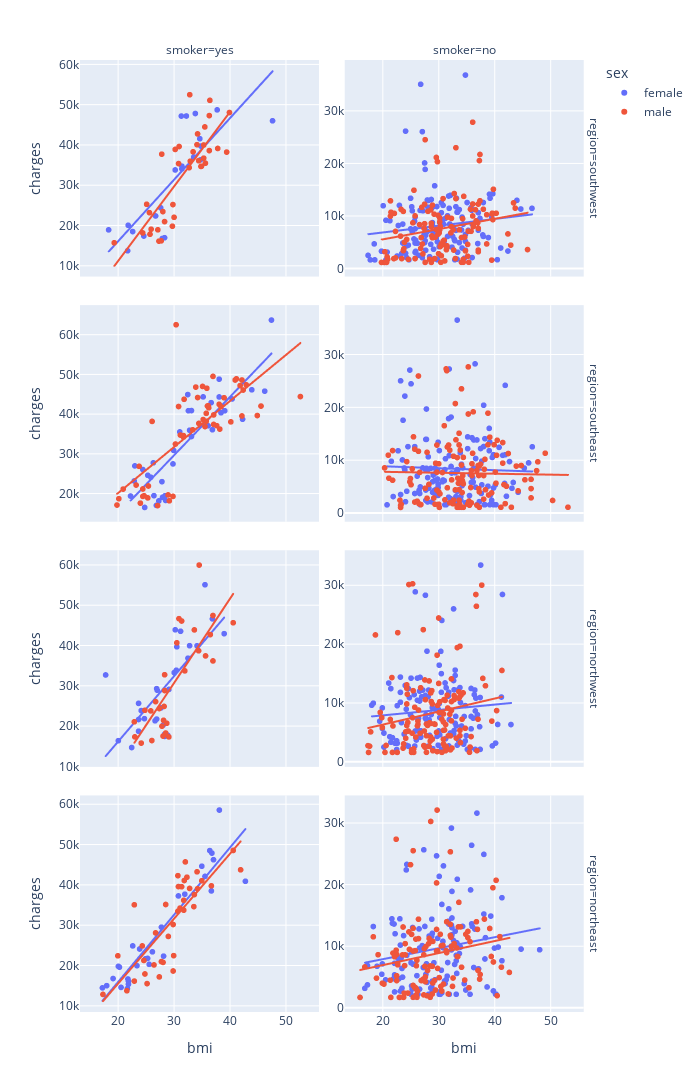

This figure's notebook cell:
### Code cell
# Plotly facet을 활용한 scatterplot을 subplot에 나누어 그리기
fig = px.scatter(
    data_frame=df, x='bmi', y='charges',
    color='sex', facet_row='region', facet_col='smoker',
    width=700, height=1200, trendline='ols', facet_col_spacing=0.05 #facet_col_spacing: 그래프간 간격
).update_yaxes(matches=None, showticklabels=True)
fig.show()

### Figure 1 — Plotly figure (JSON) as saved in the notebook; plotly's stock layout.template omitted (floating-point values rounded to 4 significant figures; data arrays with more than 128 entries replaced by an {"elided": "..."} marker saying what was removed)
{"data": [{"hovertemplate": "sex=female<br>region=southwest<br>smoker=yes<br>bmi=%{x}<br>charges=%{y}<extra></extra>", "legendgroup": "female", "marker": {"color": "#636efa", "symbol": "circle"}, "mode": "markers", "name": "female", "showlegend": true, "type": "scattergl", "x": [27.9, 34.8, 31.3, 28.3, 37.7, 32.2, 31.4, 33.8, 21.7, 22.6, 33.5, 27.6, 47.6, 24.6, 18.3, 31.4, 26.7, 34.6, 21.8, 30.2, 34.7], "xaxis": "x7", "y": [16880.0, 39840.0, 47290.0, 17080.0, 48820.0, 47310.0, 34840.0, 47930.0, 13840.0, 18610.0, 37080.0, 24520.0, 46110.0, 17500.0, 19020.0, 34170.0, 22480.0, 41660.0, 20170.0, 33900.0, 36400.0], "yaxis": "y7"}, {"hovertemplate": "<b>OLS trendline</b><br>charges = 1528.84 * bmi + -14373.8<br>R<sup>2</sup>=0.655115<br><br>sex=female<br>region=southwest<br>smoker=yes<br>bmi=%{x}<br>charges=%{y} <b>(trend)</b><extra></extra>", "legendgroup": "female", "marker": {"color": "#636efa", "symbol": "circle"}, "mode": "lines", "name": "female", "showlegend": false, "type": "scattergl", "x": [18.3, 21.7, 21.8, 22.6, 24.6, 26.7, 27.6, 27.9, 28.3, 30.2, 31.3, 31.4, 31.4, 32.2, 33.5, 33.8, 34.6, 34.7, 34.8, 37.7, 47.6], "xaxis": "x7", "y": [13600.0, 18800.0, 18950.0, 20180.0, 23240.0, 26450.0, 27820.0, 28280.0, 28890.0, 31800.0, 33480.0, 33630.0, 33630.0, 34850.0, 36840.0, 37300.0, 38520.0, 38680.0, 38830.0, 43260.0, 58400.0], "yaxis": "y7"}, {"hovertemplate": "sex=female<br>region=southwest<br>smoker=no<br>bmi=%{x}<br>charges=%{y}<extra></extra>", "legendgroup": "female", "marker": {"color": "#636efa", "symbol": "circle"}, "mode": "markers", "name": "female", "showlegend": false, "type": "scattergl", "x": {"elided": "141 float values"}, "xaxis": "x8", "y": {"elided": "141 float values"}, "yaxis": "y8"}, {"hovertemplate": "<b>OLS trendline</b><br>charges = 128.725 * bmi + 4365.85<br>R<sup>2</sup>=0.016567<br><br>sex=female<br>region=southwest<br>smoker=no<br>bmi=%{x}<br>charges=%{y} <b>(trend)</b><extra></extra>", "legendgroup": "female", "marker": {"color": "#636efa", "symbol": "circle"}, "mode": "lines", "name": "female", "showlegend": false, "type": "scattergl", "x": {"elided": "141 float values"}, "xaxis": "x8", "y": {"elided": "141 float values"}, "yaxis": "y8"}, {"hovertemplate": "sex=female<br>region=southeast<br>smoker=yes<br>bmi=%{x}<br>charges=%{y}<extra></extra>", "legendgroup": "female", "marker": {"color": "#636efa", "symbol": "circle"}, "mode": "markers", "name": "female", "showlegend": false, "type": "scattergl", "x": [26.29, 22.88, 24.75, 29.92, 27.94, 36.85, 36.08, 22.22, 26.84, 28.38, 38.06, 47.41, 46.2, 36.63, 33.11, 25.3, 22.99, 43.89, 38.06, 39.05, 38.39, 26.4, 27.83, 42.24, 32.78, 29.81, 32.45, 33.11, 31.02, 35.2, 25.85, 32.56, 28.49, 27.28, 24.42, 40.37], "xaxis": "x5", "y": [27810.0, 23240.0, 16580.0, 30940.0, 19110.0, 36150.0, 37130.0, 19440.0, 17090.0, 19520.0, 48890.0, 63770.0, 45860.0, 42970.0, 34440.0, 24670.0, 27040.0, 46200.0, 44400.0, 40930.0, 40420.0, 19540.0, 23070.0, 38790.0, 36020.0, 27530.0, 45010.0, 40970.0, 35600.0, 44420.0, 24180.0, 40940.0, 18330.0, 18220.0, 26130.0, 43900.0], "yaxis": "y5"}, {"hovertemplate": "<b>OLS trendline</b><br>charges = 1471.81 * bmi + -14433.1<br>R<sup>2</sup>=0.755607<br><br>sex=female<br>region=southeast<br>smoker=yes<br>bmi=%{x}<br>charges=%{y} <b>(trend)</b><extra></extra>", "legendgroup": "female", "marker": {"color": "#636efa", "symbol": "circle"}, "mode": "lines", "name": "female", "showlegend": false, "type": "scattergl", "x": [22.22, 22.88, 22.99, 24.42, 24.75, 25.3, 25.85, 26.29, 26.4, 26.84, 27.28, 27.83, 27.94, 28.38, 28.49, 29.81, 29.92, 31.02, 32.45, 32.56, 32.78, 33.11, 33.11, 35.2, 36.08, 36.63, 36.85, 38.06, 38.06, 38.39, 39.05, 40.37, 42.24, 43.89, 46.2, 47.41], "xaxis": "x5", "y": [18270.0, 19240.0, 19400.0, 21510.0, 21990.0, 22800.0, 23610.0, 24260.0, 24420.0, 25070.0, 25720.0, 26530.0, 26690.0, 27340.0, 27500.0, 29440.0, 29600.0, 31220.0, 33330.0, 33490.0, 33810.0, 34300.0, 34300.0, 37370.0, 38670.0, 39480.0, 39800.0, 41580.0, 41580.0, 42070.0, 43040.0, 44980.0, 47740.0, 50160.0, 53560.0, 55350.0], "yaxis": "y5"}, {"hovertemplate": "sex=female<br>region=southeast<br>smoker=no<br>bmi=%{x}<br>charges=%{y}<extra></extra>", "legendgroup": "female", "marker": {"color": "#636efa", "symbol": "circle"}, "mode": "markers", "name": "female", "showlegend": false, "type": "scattergl", "x": {"elided": "139 float values"}, "xaxis": "x6", "y": {"elided": "139 float values"}, "yaxis": "y6"}, {"hovertemplate": "<b>OLS trendline</b><br>charges = -37.0158 * bmi + 9653.58<br>R<sup>2</sup>=0.001174<br><br>sex=female<br>region=southeast<br>smoker=no<br>bmi=%{x}<br>charges=%{y} <b>(trend)</b><extra></extra>", "legendgroup": "female", "marker": {"color": "#636efa", "symbol": "circle"}, "mode": "lines", "name": "female", "showlegend": false, "type": "scattergl", "x": {"elided": "139 float values"}, "xaxis": "x6", "y": {"elided": "139 float values"}, "yaxis": "y6"}, {"hovertemplate": "sex=female<br>region=northwest<br>smoker=yes<br>bmi=%{x}<br>charges=%{y}<extra></extra>", "legendgroup": "female", "marker": {"color": "#636efa", "symbol": "circle"}, "mode": "markers", "name": "female", "showlegend": false, "type": "scattergl", "x": [22.42, 31.16, 17.77, 26.6, 28.31, 26.98, 34.1, 30.21, 28.31, 23.66, 38.95, 32.77, 28.88, 35.53, 26.89, 26.89, 20.05, 23.66, 30.5, 28.02, 24.7, 30.4, 36.86, 32.49, 24.13, 30.02, 27.64, 23.66, 29.07], "xaxis": "x3", "y": [14710.0, 43580.0, 32730.0, 21350.0, 18030.0, 28950.0, 39980.0, 43940.0, 17470.0, 25680.0, 42980.0, 40000.0, 17750.0, 55140.0, 29330.0, 21770.0, 16420.0, 21680.0, 39730.0, 20230.0, 21880.0, 33910.0, 46660.0, 36900.0, 23890.0, 33310.0, 24540.0, 18770.0, 29140.0], "yaxis": "y3"}, {"hovertemplate": "<b>OLS trendline</b><br>charges = 1624.03 * bmi + -16284.2<br>R<sup>2</sup>=0.524359<br><br>sex=female<br>region=northwest<br>smoker=yes<br>bmi=%{x}<br>charges=%{y} <b>(trend)</b><extra></extra>", "legendgroup": "female", "marker": {"color": "#636efa", "symbol": "circle"}, "mode": "lines", "name": "female", "showlegend": false, "type": "scattergl", "x": [17.77, 20.05, 22.42, 23.66, 23.66, 23.66, 24.13, 24.7, 26.6, 26.89, 26.89, 26.98, 27.64, 28.02, 28.31, 28.31, 28.88, 29.07, 30.02, 30.21, 30.4, 30.5, 31.16, 32.49, 32.77, 34.1, 35.53, 36.86, 38.95], "xaxis": "x3", "y": [12570.0, 16270.0, 20130.0, 22130.0, 22130.0, 22130.0, 22900.0, 23830.0, 26920.0, 27380.0, 27380.0, 27530.0, 28610.0, 29230.0, 29690.0, 29690.0, 30620.0, 30930.0, 32470.0, 32780.0, 33090.0, 33240.0, 34320.0, 36480.0, 36940.0, 39100.0, 41420.0, 43580.0, 46970.0], "yaxis": "y3"}, {"hovertemplate": "sex=female<br>region=northwest<br>smoker=no<br>bmi=%{x}<br>charges=%{y}<extra></extra>", "legendgroup": "female", "marker": {"color": "#636efa", "symbol": "circle"}, "mode": "markers", "name": "female", "showlegend": false, "type": "scattergl", "x": {"elided": "135 float values"}, "xaxis": "x4", "y": {"elided": "135 float values"}, "yaxis": "y4"}, {"hovertemplate": "<b>OLS trendline</b><br>charges = 91.7843 * bmi + 6080.4<br>R<sup>2</sup>=0.007214<br><br>sex=female<br>region=northwest<br>smoker=no<br>bmi=%{x}<br>charges=%{y} <b>(trend)</b><extra></extra>", "legendgroup": "female", "marker": {"color": "#636efa", "symbol": "circle"}, "mode": "lines", "name": "female", "showlegend": false, "type": "scattergl", "x": {"elided": "135 float values"}, "xaxis": "x4", "y": {"elided": "135 float values"}, "yaxis": "y4"}, {"hovertemplate": "sex=female<br>region=northeast<br>smoker=yes<br>bmi=%{x}<br>charges=%{y}<extra></extra>", "legendgroup": "female", "marker": {"color": "#636efa", "symbol": "circle"}, "mode": "markers", "name": "female", "showlegend": false, "type": "scattergl", "x": [31.92, 23.37, 36.67, 27.74, 28.12, 36.77, 22.61, 36.38, 24.89, 17.95, 20.23, 17.2, 38.09, 21.85, 21.75, 26.12, 30.78, 35.53, 23.84, 37.05, 20.05, 20.52, 34.96, 19.09, 42.75, 25.27, 25.55, 21.66, 21.85], "xaxis": "x", "y": [37700.0, 19960.0, 38510.0, 29520.0, 22330.0, 47900.0, 24870.0, 48520.0, 21660.0, 15010.0, 19590.0, 14460.0, 58570.0, 15360.0, 16660.0, 23400.0, 37270.0, 42110.0, 24110.0, 46260.0, 19800.0, 14570.0, 44640.0, 16780.0, 40900.0, 21770.0, 20300.0, 14280.0, 16120.0], "yaxis": "y"}, {"hovertemplate": "<b>OLS trendline</b><br>charges = 1667.74 * bmi + -17433.4<br>R<sup>2</sup>=0.862256<br><br>sex=female<br>region=northeast<br>smoker=yes<br>bmi=%{x}<br>charges=%{y} <b>(trend)</b><extra></extra>", "legendgroup": "female", "marker": {"color": "#636efa", "symbol": "circle"}, "mode": "lines", "name": "female", "showlegend": false, "type": "scattergl", "x": [17.2, 17.95, 19.09, 20.05, 20.23, 20.52, 21.66, 21.75, 21.85, 21.85, 22.61, 23.37, 23.84, 24.89, 25.27, 25.55, 26.12, 27.74, 28.12, 30.78, 31.92, 34.96, 35.53, 36.38, 36.67, 36.77, 37.05, 38.09, 42.75], "xaxis": "x", "y": [11240.0, 12510.0, 14410.0, 16000.0, 16310.0, 16790.0, 18690.0, 18850.0, 19010.0, 19010.0, 20270.0, 21540.0, 22330.0, 24080.0, 24710.0, 25190.0, 26140.0, 28830.0, 29460.0, 33900.0, 35800.0, 40870.0, 41820.0, 43250.0, 43720.0, 43880.0, 44360.0, 46100.0, 53860.0], "yaxis": "y"}, {"hovertemplate": "sex=female<br>region=northeast<br>smoker=no<br>bmi=%{x}<br>charges=%{y}<extra></extra>", "legendgroup": "female", "marker": {"color": "#636efa", "symbol": "circle"}, "mode": "markers", "name": "female", "showlegend": false, "type": "scattergl", "x": {"elided": "132 float values"}, "xaxis": "x2", "y": {"elided": "132 float values"}, "yaxis": "y2"}, {"hovertemplate": "<b>OLS trendline</b><br>charges = 178.437 * bmi + 4327.02<br>R<sup>2</sup>=0.029535<br><br>sex=female<br>region=northeast<br>smoker=no<br>bmi=%{x}<br>charges=%{y} <b>(trend)</b><extra></extra>", "legendgroup": "female", "marker": {"color": "#636efa", "symbol": "circle"}, "mode": "lines", "name": "female", "showlegend": false, "type": "scattergl", "x": {"elided": "132 float values"}, "xaxis": "x2", "y": {"elided": "132 float values"}, "yaxis": "y2"}, {"hovertemplate": "sex=male<br>region=southwest<br>smoker=yes<br>bmi=%{x}<br>charges=%{y}<extra></extra>", "legendgroup": "male", "marker": {"color": "#EF553B", "symbol": "circle"}, "mode": "markers", "name": "male", "showlegend": true, "type": "scattergl", "x": [35.3, 36.3, 35.6, 36.4, 39.9, 28, 19.3, 34.8, 34.2, 27.7, 30.8, 32.9, 30, 25.1, 25.7, 34.4, 28.3, 37.8, 25.6, 34.1, 35.3, 35.5, 27.1, 24.4, 29.7, 30.2, 25.9, 32.7, 30.9, 29.8, 32.8, 33.4, 27.3, 36.3, 39.4, 34.9, 27.8], "xaxis": "x7", "y": [36840.0, 38711, 35590.0, 51190.0, 48170.0, 23570.0, 15820.0, 34780.0, 42860.0, 16300.0, 35490.0, 36090.0, 22140.0, 25380.0, 17940.0, 36200.0, 21080.0, 39240.0, 23310.0, 40180.0, 40100.0, 44590.0, 19040.0, 18260.0, 19930.0, 39000.0, 19200.0, 34470.0, 39730.0, 25310.0, 52590.0, 38420.0, 16230.0, 47400.0, 38340.0, 34830.0, 37830.0], "yaxis": "y7"}, {"hovertemplate": "<b>OLS trendline</b><br>charges = 1850.91 * bmi + -25709.9<br>R<sup>2</sup>=0.652053<br><br>sex=male<br>region=southwest<br>smoker=yes<br>bmi=%{x}<br>charges=%{y} <b>(trend)</b><extra></extra>", "legendgroup": "male", "marker": {"color": "#EF553B", "symbol": "circle"}, "mode": "lines", "name": "male", "showlegend": false, "type": "scattergl", "x": [19.3, 24.4, 25.1, 25.6, 25.7, 25.9, 27.1, 27.3, 27.7, 27.8, 28, 28.3, 29.7, 29.8, 30, 30.2, 30.8, 30.9, 32.7, 32.8, 32.9, 33.4, 34.1, 34.2, 34.4, 34.8, 34.9, 35.3, 35.3, 35.5, 35.6, 36.3, 36.3, 36.4, 37.8, 39.4, 39.9], "xaxis": "x7", "y": [10010.0, 19450.0, 20750.0, 21670.0, 21860.0, 22230.0, 24450.0, 24820.0, 25560.0, 25750.0, 26120.0, 26670.0, 29260.0, 29450.0, 29820.0, 30190.0, 31300.0, 31480.0, 34810.0, 35000.0, 35190.0, 36110.0, 37410.0, 37590.0, 37960.0, 38700.0, 38890.0, 39630.0, 39630.0, 40000.0, 40180.0, 41480.0, 41480.0, 41660.0, 44250.0, 47220.0, 48140.0], "yaxis": "y7"}, {"hovertemplate": "sex=male<br>region=southwest<br>smoker=no<br>bmi=%{x}<br>charges=%{y}<extra></extra>", "legendgroup": "male", "marker": {"color": "#EF553B", "symbol": "circle"}, "mode": "markers", "name": "male", "showlegend": false, "type": "scattergl", "x": [34.4, 24.6, 40.3, 20.8, 37.3, 27.4, 30.8, 37.1, 34.7, 34.1, 28.4, 39.6, 30.3, 29.2, 22.3, 33, 30.8, 27.5, 35.3, 20.9, 30.3, 30.2, 26.8, 26.6, 27.2, 36.7, 34.5, 27.6, 30.5, 34.4, 25.6, 20.4, 23.9, 30.2, 33.1, 26.9, 28.9, 38.6, 29.6, 23.4, 37.4, 39.6, 34.3, 28.7, 43.4, 28.7, 30.4, 35.7, 30.8, 21.4, 23.8, 30.5, 30.2, 20.7, 32.6, 31.4, 38, 36.1, 29.3, 39.7, 42.4, 28.7, 36.1, 20.3, 36.2, 28.9, 36.6, 37.4, 35.4, 21.4, 23.7, 27, 35.2, 32.3, 36.1, 27.6, 22.3, 37.1, 33.7, 33.1, 31.5, 31.1, 28.1, 25.4, 29.9, 43.7, 36.2, 30.1, 28.8, 34.8, 39.5, 39.8, 31, 23.2, 25.8, 35.8, 27.1, 25.8, 29.6, 37, 31.6, 31.5, 22.1, 32.7, 28.6, 29.8, 30, 29.9, 32.8, 45.9, 32.3, 21.5, 34.1, 35.2, 37.1, 23.3, 24.3, 29.4, 19.8, 37.1, 27.5, 23.7, 22, 32.2, 42.9, 38.6], "xaxis": "x8", "y": [1827.0, 1837.0, 10600.0, 2302.0, 20630.0, 7727.0, 4647.0, 7740.0, 6082.0, 1261.0, 1843.0, 10450.0, 8117.0, 10440.0, 7147.0, 1980.0, 5254.0, 12330.0, 7197.0, 1832.0, 4261.0, 7441.0, 3906.0, 8444.0, 2866.0, 9145.0, 13820.0, 24600.0, 4751.0, 1262.0, 14990.0, 3260.0, 5080.0, 8968.0, 23080.0, 5970.0, 5927.0, 4762.0, 7512.0, 1970.0, 21800.0, 10600.0, 9563.0, 1254.0, 12570.0, 8028.0, 1256.0, 11360.0, 13390.0, 12960.0, 3848.0, 2494.0, 9725.0, 1243.0, 7442.0, 3659.0, 11370.0, 10090.0, 1978.0, 9391.0, 6666.0, 8703.0, 12360.0, 1242.0, 8068.0, 12150.0, 11260.0, 12980.0, 1263.0, 10070.0, 3484.0, 11740.0, 2417.0, 8063.0, 27940.0, 1252.0, 2103.0, 3598.0, 7446.0, 13390.0, 4402.0, 1526.0, 10970.0, 8782.0, 6600.0, 11580.0, 8458.0, 6849.0, 6282.0, 3443.0, 1683.0, 15170.0, 5488.0, 6250.0, 10100.0, 7160.0, 4746.0, 1973.0, 21230.0, 8799.0, 9850.0, 4076.0, 10580.0, 3591.0, 11250.0, 20420.0, 2904.0, 10210.0, 14360.0, 3693.0, 9630.0, 10790.0, 5980.0, 4671.0, 12350.0, 11350.0, 5615.0, 6059.0, 1242.0, 3277.0, 8615.0, 10960.0, 1965.0, 6876.0, 4536.0, 10330.0], "yaxis": "y8"}, {"hovertemplate": "<b>OLS trendline</b><br>charges = 195.661 * bmi + 1709.54<br>R<sup>2</sup>=0.046430<br><br>sex=male<br>region=southwest<br>smoker=no<br>bmi=%{x}<br>charges=%{y} <b>(trend)</b><extra></extra>", "legendgroup": "male", "marker": {"color": "#EF553B", "symbol": "circle"}, "mode": "lines", "name": "male", "showlegend": false, "type": "scattergl", "x": [19.8, 20.3, 20.4, 20.7, 20.8, 20.9, 21.4, 21.4, 21.5, 22, 22.1, 22.3, 22.3, 23.2, 23.3, 23.4, 23.7, 23.7, 23.8, 23.9, 24.3, 24.6, 25.4, 25.6, 25.8, 25.8, 26.6, 26.8, 26.9, 27, 27.1, 27.2, 27.4, 27.5, 27.5, 27.6, 27.6, 28.1, 28.4, 28.6, 28.7, 28.7, 28.7, 28.8, 28.9, 28.9, 29.2, 29.3, 29.4, 29.6, 29.6, 29.8, 29.9, 29.9, 30, 30.1, 30.2, 30.2, 30.2, 30.3, 30.3, 30.4, 30.5, 30.5, 30.8, 30.8, 30.8, 31, 31.1, 31.4, 31.5, 31.5, 31.6, 32.2, 32.3, 32.3, 32.6, 32.7, 32.8, 33, 33.1, 33.1, 33.7, 34.1, 34.1, 34.3, 34.4, 34.4, 34.5, 34.7, 34.8, 35.2, 35.2, 35.3, 35.4, 35.7, 35.8, 36.1, 36.1, 36.1, 36.2, 36.2, 36.6, 36.7, 37, 37.1, 37.1, 37.1, 37.1, 37.3, 37.4, 37.4, 38, 38.6, 38.6, 39.5, 39.6, 39.6, 39.7, 39.8, 40.3, 42.4, 42.9, 43.4, 43.7, 45.9], "xaxis": "x8", "y": [5584.0, 5681.0, 5701.0, 5760.0, 5779.0, 5799.0, 5897.0, 5897.0, 5916.0, 6014.0, 6034.0, 6073.0, 6073.0, 6249.0, 6268.0, 6288.0, 6347.0, 6347.0, 6366.0, 6386.0, 6464.0, 6523.0, 6679.0, 6718.0, 6758.0, 6758.0, 6914.0, 6953.0, 6973.0, 6992.0, 7012.0, 7032.0, 7071.0, 7090.0, 7090.0, 7110.0, 7110.0, 7208.0, 7266.0, 7305.0, 7325.0, 7325.0, 7325.0, 7345.0, 7364.0, 7364.0, 7423.0, 7442.0, 7462.0, 7501.0, 7501.0, 7540.0, 7560.0, 7560.0, 7579.0, 7599.0, 7618.0, 7618.0, 7618.0, 7638.0, 7638.0, 7658.0, 7677.0, 7677.0, 7736.0, 7736.0, 7736.0, 7775.0, 7795.0, 7853.0, 7873.0, 7873.0, 7892.0, 8010.0, 8029.0, 8029.0, 8088.0, 8108.0, 8127.0, 8166.0, 8186.0, 8186.0, 8303.0, 8382.0, 8382.0, 8421.0, 8440.0, 8440.0, 8460.0, 8499.0, 8519.0, 8597.0, 8597.0, 8616.0, 8636.0, 8695.0, 8714.0, 8773.0, 8773.0, 8773.0, 8792.0, 8792.0, 8871.0, 8890.0, 8949.0, 8969.0, 8969.0, 8969.0, 8969.0, 9008.0, 9027.0, 9027.0, 9145.0, 9262.0, 9262.0, 9438.0, 9458.0, 9458.0, 9477.0, 9497.0, 9595.0, 10010.0, 10100.0, 10200.0, 10260.0, 10690.0], "yaxis": "y8"}, {"hovertemplate": "sex=male<br>region=southeast<br>smoker=yes<br>bmi=%{x}<br>charges=%{y}<extra></extra>", "legendgroup": "male", "marker": {"color": "#EF553B", "symbol": "circle"}, "mode": "markers", "name": "male", "showlegend": false, "type": "scattergl", "x": [42.13, 35.2, 34.43, 31.68, 23.98, 37.62, 35.09, 25.3, 24.42, 35.53, 24.64, 34.21, 42.35, 19.8, 45.54, 25.41, 35.97, 40.15, 33.88, 35.86, 23.21, 30.25, 26.07, 42.13, 38.06, 31.13, 35.75, 24.42, 29.15, 38.17, 20.9, 31.79, 28.93, 38.94, 40.92, 42.9, 30.8, 20.13, 36.08, 37.07, 52.58, 41.14, 37.07, 31.68, 36.19, 38.39, 33.33, 35.75, 44.88, 29.81, 41.8, 36.96, 23.76, 27.06, 30.36], "xaxis": "x5", "y": [39610.0, 38710.0, 37740.0, 34300.0, 17660.0, 37170.0, 47060.0, 18970.0, 21220.0, 36950.0, 19520.0, 44260.0, 46150.0, 17180.0, 42110.0, 21980.0, 42120.0, 38130.0, 46890.0, 46600.0, 22220.0, 32550.0, 38250.0, 48680.0, 42560.0, 34810.0, 40270.0, 19360.0, 18250.0, 36310.0, 21200.0, 43810.0, 19720.0, 44200.0, 48670.0, 47460.0, 42000.0, 18770.0, 42210.0, 37480.0, 44500.0, 48970.0, 39870.0, 34670.0, 41680.0, 41950.0, 36120.0, 38280.0, 39720.0, 19350.0, 47270.0, 49580.0, 26930.0, 17040.0, 62590.0], "yaxis": "y5"}, {"hovertemplate": "<b>OLS trendline</b><br>charges = 1159.7 * bmi + -2994.13<br>R<sup>2</sup>=0.556044<br><br>sex=male<br>region=southeast<br>smoker=yes<br>bmi=%{x}<br>charges=%{y} <b>(trend)</b><extra></extra>", "legendgroup": "male", "marker": {"color": "#EF553B", "symbol": "circle"}, "mode": "lines", "name": "male", "showlegend": false, "type": "scattergl", "x": [19.8, 20.13, 20.9, 23.21, 23.76, 23.98, 24.42, 24.42, 24.64, 25.3, 25.41, 26.07, 27.06, 28.93, 29.15, 29.81, 30.25, 30.36, 30.8, 31.13, 31.68, 31.68, 31.79, 33.33, 33.88, 34.21, 34.43, 35.09, 35.2, 35.53, 35.75, 35.75, 35.86, 35.97, 36.08, 36.19, 36.96, 37.07, 37.07, 37.62, 38.06, 38.17, 38.39, 38.94, 40.15, 40.92, 41.14, 41.8, 42.13, 42.13, 42.35, 42.9, 44.88, 45.54, 52.58], "xaxis": "x5", "y": [19970.0, 20350.0, 21240.0, 23920.0, 24560.0, 24820.0, 25330.0, 25330.0, 25580.0, 26350.0, 26470.0, 27240.0, 28390.0, 30560.0, 30810.0, 31580.0, 32090.0, 32210.0, 32720.0, 33110.0, 33750.0, 33750.0, 33870.0, 35660.0, 36300.0, 36680.0, 36930.0, 37700.0, 37830.0, 38210.0, 38470.0, 38470.0, 38590.0, 38720.0, 38850.0, 38980.0, 39870.0, 40000.0, 40000.0, 40630.0, 41140.0, 41270.0, 41530.0, 42160.0, 43570.0, 44460.0, 44720.0, 45480.0, 45860.0, 45860.0, 46120.0, 46760.0, 49050.0, 49820.0, 57980.0], "yaxis": "y5"}, {"hovertemplate": "sex=male<br>region=southeast<br>smoker=no<br>bmi=%{x}<br>charges=%{y}<extra></extra>", "legendgroup": "male", "marker": {"color": "#EF553B", "symbol": "circle"}, "mode": "markers", "name": "male", "showlegend": false, "type": "scattergl", "x": {"elided": "134 float values"}, "xaxis": "x6", "y": {"elided": "134 float values"}, "yaxis": "y6"}, {"hovertemplate": "<b>OLS trendline</b><br>charges = -18.0008 * bmi + 8223.36<br>R<sup>2</sup>=0.000414<br><br>sex=male<br>region=southeast<br>smoker=no<br>bmi=%{x}<br>charges=%{y} <b>(trend)</b><extra></extra>", "legendgroup": "male", "marker": {"color": "#EF553B", "symbol": "circle"}, "mode": "lines", "name": "male", "showlegend": false, "type": "scattergl", "x": {"elided": "134 float values"}, "xaxis": "x6", "y": {"elided": "134 float values"}, "yaxis": "y6"}, {"hovertemplate": "sex=male<br>region=northwest<br>smoker=yes<br>bmi=%{x}<br>charges=%{y}<extra></extra>", "legendgroup": "male", "marker": {"color": "#EF553B", "symbol": "circle"}, "mode": "markers", "name": "male", "showlegend": false, "type": "scattergl", "x": [36.95, 22.89, 28.02, 28.69, 30.5, 29.07, 33.63, 31.92, 36.95, 34.39, 36.48, 27.36, 26.7, 28.31, 25.84, 40.56, 28.31, 31.35, 28.5, 24.13, 27.84, 24.8, 22.99, 28.21, 26.03, 35.62, 34.48, 30.88, 28.12], "xaxis": "x3", "y": [47500.0, 21100.0, 17560.0, 20750.0, 40720.0, 17350.0, 43920.0, 33750.0, 36220.0, 38750.0, 42760.0, 24390.0, 26110.0, 28870.0, 23810.0, 45700.0, 32790.0, 46130.0, 18310.0, 15820.0, 20010.0, 23970.0, 17360.0, 24920.0, 16450.0, 37470.0, 60020.0, 46720.0, 21470.0], "yaxis": "y3"}, {"hovertemplate": "<b>OLS trendline</b><br>charges = 2093.01 * bmi + -32043.5<br>R<sup>2</sup>=0.614970<br><br>sex=male<br>region=northwest<br>smoker=yes<br>bmi=%{x}<br>charges=%{y} <b>(trend)</b><extra></extra>", "legendgroup": "male", "marker": {"color": "#EF553B", "symbol": "circle"}, "mode": "lines", "name": "male", "showlegend": false, "type": "scattergl", "x": [22.89, 22.99, 24.13, 24.8, 25.84, 26.03, 26.7, 27.36, 27.84, 28.02, 28.12, 28.21, 28.31, 28.31, 28.5, 28.69, 29.07, 30.5, 30.88, 31.35, 31.92, 33.63, 34.39, 34.48, 35.62, 36.48, 36.95, 36.95, 40.56], "xaxis": "x3", "y": [15880.0, 16070.0, 18460.0, 19850.0, 22040.0, 22440.0, 23830.0, 25220.0, 26220.0, 26610.0, 26810.0, 27010.0, 27210.0, 27210.0, 27610.0, 28000.0, 28800.0, 31780.0, 32580.0, 33570.0, 34770.0, 38340.0, 39940.0, 40130.0, 42520.0, 44310.0, 45300.0, 45300.0, 52860.0], "yaxis": "y3"}, {"hovertemplate": "sex=male<br>region=northwest<br>smoker=no<br>bmi=%{x}<br>charges=%{y}<extra></extra>", "legendgroup": "male", "marker": {"color": "#EF553B", "symbol": "circle"}, "mode": "markers", "name": "male", "showlegend": false, "type": "scattergl", "x": {"elided": "132 float values"}, "xaxis": "x4", "y": {"elided": "132 float values"}, "yaxis": "y4"}, {"hovertemplate": "<b>OLS trendline</b><br>charges = 221.646 * bmi + 1908.39<br>R<sup>2</sup>=0.030283<br><br>sex=male<br>region=northwest<br>smoker=no<br>bmi=%{x}<br>charges=%{y} <b>(trend)</b><extra></extra>", "legendgroup": "male", "marker": {"color": "#EF553B", "symbol": "circle"}, "mode": "lines", "name": "male", "showlegend": false, "type": "scattergl", "x": {"elided": "132 float values"}, "xaxis": "x4", "y": {"elided": "132 float values"}, "yaxis": "y4"}, {"hovertemplate": "sex=male<br>region=northeast<br>smoker=yes<br>bmi=%{x}<br>charges=%{y}<extra></extra>", "legendgroup": "male", "marker": {"color": "#EF553B", "symbol": "circle"}, "mode": "markers", "name": "male", "showlegend": false, "type": "scattergl", "x": [36.67, 29.83, 19.95, 31.35, 25.18, 41.9, 27.74, 17.29, 31.82, 24.32, 40.56, 32.3, 30.68, 32.77, 28.5, 33.53, 26.41, 32.02, 31.73, 34.1, 24.8, 28.02, 30.78, 28.98, 31.73, 22.89, 34.2, 34.96, 22.89, 21.57, 30.68, 27.36, 33.63, 29.83, 31.07, 29.93, 24.61, 26.7], "xaxis": "x", "y": [39770.0, 30180.0, 22410.0, 39560.0, 15520.0, 43750.0, 20980.0, 12830.0, 41100.0, 24870.0, 48550.0, 41920.0, 42300.0, 39130.0, 35150.0, 34620.0, 20150.0, 45710.0, 36190.0, 43250.0, 17900.0, 20770.0, 39600.0, 27220.0, 33730.0, 35070.0, 39050.0, 41030.0, 16140.0, 13750.0, 33480.0, 17180.0, 37610.0, 18650.0, 34250.0, 22460.0, 21260.0, 28100.0], "yaxis": "y"}, {"hovertemplate": "<b>OLS trendline</b><br>charges = 1611.07 * bmi + -16697.1<br>R<sup>2</sup>=0.644047<br><br>sex=male<br>region=northeast<br>smoker=yes<br>bmi=%{x}<br>charges=%{y} <b>(trend)</b><extra></extra>", "legendgroup": "male", "marker": {"color": "#EF553B", "symbol": "circle"}, "mode": "lines", "name": "male", "showlegend": false, "type": "scattergl", "x": [17.29, 19.95, 21.57, 22.89, 22.89, 24.32, 24.61, 24.8, 25.18, 26.41, 26.7, 27.36, 27.74, 28.02, 28.5, 28.98, 29.83, 29.83, 29.93, 30.68, 30.68, 30.78, 31.07, 31.35, 31.73, 31.73, 31.82, 32.02, 32.3, 32.77, 33.53, 33.63, 34.1, 34.2, 34.96, 36.67, 40.56, 41.9], "xaxis": "x", "y": [11160.0, 15440.0, 18050.0, 20190.0, 20190.0, 22480.0, 22940.0, 23250.0, 23860.0, 25850.0, 26310.0, 27380.0, 27990.0, 28450.0, 29220.0, 29980.0, 31360.0, 31360.0, 31510.0, 32740.0, 32740.0, 32890.0, 33350.0, 33810.0, 34420.0, 34420.0, 34580.0, 34880.0, 35340.0, 36110.0, 37330.0, 37480.0, 38250.0, 38400.0, 39630.0, 42380.0, 48660.0, 50800.0], "yaxis": "y"}, {"hovertemplate": "sex=male<br>region=northeast<br>smoker=no<br>bmi=%{x}<br>charges=%{y}<extra></extra>", "legendgroup": "male", "marker": {"color": "#EF553B", "symbol": "circle"}, "mode": "markers", "name": "male", "showlegend": false, "type": "scattergl", "x": [29.83, 26.22, 23.84, 37.05, 27.36, 28.5, 26.89, 25.46, 32.2, 28.59, 23.75, 22.42, 32.49, 28.21, 18.91, 15.96, 19.95, 41.23, 25.46, 28.98, 25.84, 27.45, 27.64, 29.64, 22.99, 27.55, 34.87, 33.25, 32.77, 37.34, 40.95, 34.1, 36.77, 33.34, 35.24, 30.4, 22.14, 35.62, 31.45, 31.35, 30.59, 31.73, 29.45, 29.64, 25.93, 27.93, 26.03, 32.11, 22.42, 30.88, 39.42, 25.46, 28.02, 35.44, 33.44, 25.46, 20.23, 26.98, 28.88, 22.7, 38.19, 33.91, 30.78, 28.5, 26.41, 26.12, 27.36, 40.47, 24.04, 33.63, 27.64, 37.43, 26.03, 39.8, 36.95, 22.52, 25.84, 22.52, 24.7, 30.5, 23.66, 21.85, 24.04, 32.11, 22.52, 27.27, 32.59, 32.11, 29.73, 18.34, 24.8, 25.75, 25.46, 21.38, 30.11, 34.67, 19.19, 29.26, 24.98, 27.74, 28.88, 23.09, 35.24, 26.41, 29.83, 42.66, 31.45, 26.03, 28.98, 24.51, 29.64, 40.28, 23.56, 32.3, 21.47, 39.14, 23.94, 16.82, 30.3, 22.7, 25.18, 26.12, 28.31, 39.71, 33.53], "xaxis": "x2", "y": [6406.0, 2721.0, 2395.0, 6080.0, 8606.0, 6799.0, 4441.0, 3645.0, 11490.0, 30260.0, 1706.0, 27380.0, 3491.0, 10410.0, 4828.0, 1695.0, 4005.0, 6610.0, 9225.0, 4041.0, 9282.0, 9618.0, 4237.0, 20280.0, 1705.0, 6747.0, 11940.0, 9723.0, 10440.0, 4668.0, 11570.0, 6600.0, 13980.0, 8334.0, 12400.0, 3482.0, 8303.0, 10740.0, 8964.0, 9290.0, 2727.0, 2255.0, 2897.0, 12730.0, 11170.0, 1967.0, 6837.0, 11760.0, 9361.0, 3858.0, 8343.0, 1708.0, 6067.0, 3269.0, 8335.0, 12910.0, 3861.0, 4435.0, 6749.0, 7173.0, 14410.0, 13140.0, 10140.0, 1712.0, 11240.0, 7730.0, 2104.0, 1984.0, 8604.0, 17130.0, 5031.0, 5429.0, 3071.0, 7448.0, 12740.0, 5210.0, 3310.0, 4429.0, 12320.0, 10070.0, 13130.0, 8891.0, 10420.0, 13560.0, 8689.0, 4661.0, 4847.0, 25330.0, 32110.0, 11530.0, 9501.0, 3280.0, 25520.0, 4500.0, 4915.0, 4519.0, 8628.0, 4438.0, 23240.0, 9958.0, 2251.0, 1705.0, 11390.0, 14390.0, 9288.0, 5757.0, 13970.0, 2102.0, 10800.0, 2396.0, 9222.0, 20710.0, 8604.0, 9964.0, 1702.0, 12890.0, 6858.0, 6641.0, 11940.0, 6986.0, 11930.0, 1709.0, 11270.0, 19500.0, 13140.0], "yaxis": "y2"}, {"hovertemplate": "<b>OLS trendline</b><br>charges = 195.285 * bmi + 3027.78<br>R<sup>2</sup>=0.033764<br><br>sex=male<br>region=northeast<br>smoker=no<br>bmi=%{x}<br>charges=%{y} <b>(trend)</b><extra></extra>", "legendgroup": "male", "marker": {"color": "#EF553B", "symbol": "circle"}, "mode": "lines", "name": "male", "showlegend": false, "type": "scattergl", "x": [15.96, 16.82, 18.34, 18.91, 19.19, 19.95, 20.23, 21.38, 21.47, 21.85, 22.14, 22.42, 22.42, 22.52, 22.52, 22.52, 22.7, 22.7, 22.99, 23.09, 23.56, 23.66, 23.75, 23.84, 23.94, 24.04, 24.04, 24.51, 24.7, 24.8, 24.98, 25.18, 25.46, 25.46, 25.46, 25.46, 25.46, 25.75, 25.84, 25.84, 25.93, 26.03, 26.03, 26.03, 26.12, 26.12, 26.22, 26.41, 26.41, 26.89, 26.98, 27.27, 27.36, 27.36, 27.45, 27.55, 27.64, 27.64, 27.74, 27.93, 28.02, 28.21, 28.31, 28.5, 28.5, 28.59, 28.88, 28.88, 28.98, 28.98, 29.26, 29.45, 29.64, 29.64, 29.64, 29.73, 29.83, 29.83, 30.11, 30.3, 30.4, 30.5, 30.59, 30.78, 30.88, 31.35, 31.45, 31.45, 31.73, 32.11, 32.11, 32.11, 32.2, 32.3, 32.49, 32.59, 32.77, 33.25, 33.34, 33.44, 33.53, 33.63, 33.91, 34.1, 34.67, 34.87, 35.24, 35.24, 35.44, 35.62, 36.77, 36.95, 37.05, 37.34, 37.43, 38.19, 39.14, 39.42, 39.71, 39.8, 40.28, 40.47, 40.95, 41.23, 42.66], "xaxis": "x2", "y": [6145.0, 6311.0, 6608.0, 6720.0, 6775.0, 6924.0, 6979.0, 7202.0, 7221.0, 7295.0, 7350.0, 7406.0, 7406.0, 7425.0, 7425.0, 7425.0, 7462.0, 7462.0, 7517.0, 7536.0, 7629.0, 7647.0, 7666.0, 7684.0, 7703.0, 7721.0, 7721.0, 7814.0, 7851.0, 7870.0, 7907.0, 7944.0, 8000.0, 8000.0, 8000.0, 8000.0, 8000.0, 8055.0, 8074.0, 8074.0, 8092.0, 8111.0, 8111.0, 8111.0, 8130.0, 8130.0, 8148.0, 8185.0, 8185.0, 8278.0, 8297.0, 8352.0, 8371.0, 8371.0, 8389.0, 8408.0, 8426.0, 8426.0, 8445.0, 8482.0, 8501.0, 8538.0, 8556.0, 8593.0, 8593.0, 8612.0, 8668.0, 8668.0, 8686.0, 8686.0, 8742.0, 8779.0, 8816.0, 8816.0, 8816.0, 8835.0, 8853.0, 8853.0, 8909.0, 8946.0, 8964.0, 8983.0, 9002.0, 9039.0, 9057.0, 9150.0, 9169.0, 9169.0, 9224.0, 9298.0, 9298.0, 9298.0, 9317.0, 9335.0, 9373.0, 9391.0, 9428.0, 9521.0, 9540.0, 9558.0, 9577.0, 9595.0, 9651.0, 9688.0, 9799.0, 9836.0, 9911.0, 9911.0, 9948.0, 9985.0, 10210.0, 10240.0, 10260.0, 10320.0, 10340.0, 10490.0, 10670.0, 10730.0, 10780.0, 10800.0, 10890.0, 10930.0, 11020.0, 11080.0, 11360.0], "yaxis": "y2"}], "layout": {"annotations": [{"font": {}, "showarrow": false, "text": "smoker=yes", "x": 0.2325, "xanchor": "center", "xref": "paper", "y": 1, "yanchor": "bottom", "yref": "paper"}, {"font": {}, "showarrow": false, "text": "smoker=no", "x": 0.7475, "xanchor": "center", "xref": "paper", "y": 1, "yanchor": "bottom", "yref": "paper"}, {"font": {}, "showarrow": false, "text": "region=northeast", "textangle": 90, "x": 0.98, "xanchor": "left", "xref": "paper", "y": 0.1138, "yanchor": "middle", "yref": "paper"}, {"font": {}, "showarrow": false, "text": "region=northwest", "textangle": 90, "x": 0.98, "xanchor": "left", "xref": "paper", "y": 0.3712, "yanchor": "middle", "yref": "paper"}, {"font": {}, "showarrow": false, "text": "region=southeast", "textangle": 90, "x": 0.98, "xanchor": "left", "xref": "paper", "y": 0.6288, "yanchor": "middle", "yref": "paper"}, {"font": {}, "showarrow": false, "text": "region=southwest", "textangle": 90, "x": 0.98, "xanchor": "left", "xref": "paper", "y": 0.8862, "yanchor": "middle", "yref": "paper"}], "height": 1200, "legend": {"title": {"text": "sex"}, "tracegroupgap": 0}, "margin": {"t": 60}, "width": 700, "xaxis": {"anchor": "y", "autorange": true, "domain": [0, 0.465], "range": [13.15, 55.94], "title": {"text": "bmi"}, "type": "linear"}, "xaxis2": {"anchor": "y2", "autorange": true, "domain": [0.515, 0.98], "matches": "x", "range": [13.15, 55.94], "title": {"text": "bmi"}, "type": "linear"}, "xaxis3": {"anchor": "y3", "autorange": true, "domain": [0, 0.465], "matches": "x", "range": [13.15, 55.94], "showticklabels": false, "type": "linear"}, "xaxis4": {"anchor": "y4", "autorange": true, "domain": [0.515, 0.98], "matches": "x", "range": [13.15, 55.94], "showticklabels": false, "type": "linear"}, "xaxis5": {"anchor": "y5", "autorange": true, "domain": [0, 0.465], "matches": "x", "range": [13.15, 55.94], "showticklabels": false, "type": "linear"}, "xaxis6": {"anchor": "y6", "autorange": true, "domain": [0.515, 0.98], "matches": "x", "range": [13.15, 55.94], "showticklabels": false, "type": "linear"}, "xaxis7": {"anchor": "y7", "autorange": true, "domain": [0, 0.465], "matches": "x", "range": [13.15, 55.94], "showticklabels": false, "type": "linear"}, "xaxis8": {"anchor": "y8", "autorange": true, "domain": [0.515, 0.98], "matches": "x", "range": [13.15, 55.94], "showticklabels": false, "type": "linear"}, "yaxis": {"anchor": "x", "autorange": true, "domain": [0, 0.2275], "range": [8478.0, 62090.0], "showticklabels": true, "title": {"text": "charges"}, "type": "linear"}, "yaxis2": {"anchor": "x2", "autorange": true, "domain": [0, 0.2275], "range": [-599.7, 34400.0], "showticklabels": true, "type": "linear"}, "yaxis3": {"anchor": "x3", "autorange": true, "domain": [0.2575, 0.485], "range": [9884.0, 63540.0], "showticklabels": true, "title": {"text": "charges"}, "type": "linear"}, "yaxis4": {"anchor": "x4", "autorange": true, "domain": [0.2575, 0.485], "range": [-781.5, 35870.0], "showticklabels": true, "type": "linear"}, "yaxis5": {"anchor": "x5", "autorange": true, "domain": [0.515, 0.7425], "range": [13020.0, 67330.0], "showticklabels": true, "title": {"text": "charges"}, "type": "linear"}, "yaxis6": {"anchor": "x6", "autorange": true, "domain": [0.515, 0.7425], "range": [-1553.0, 39260.0], "showticklabels": true, "type": "linear"}, "yaxis7": {"anchor": "x7", "autorange": true, "domain": [0.7725, 1], "range": [7325.0, 61090.0], "showticklabels": true, "title": {"text": "charges"}, "type": "linear"}, "yaxis8": {"anchor": "x8", "autorange": true, "domain": [0.7725, 1], "range": [-1449.0, 39600.0], "showticklabels": true, "type": "linear"}}}
